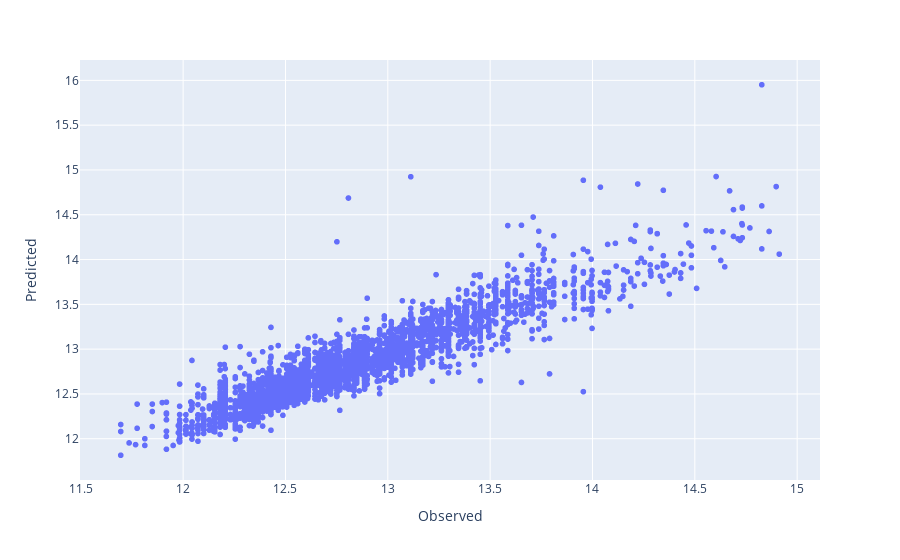

This figure's notebook cell:
### Code cell
mlp_enet = MLpipeline(df_ads)

parametersGrid = {"estimator__alpha": [0.001,0.01, 0.1,0.5,0.9,1],
                  "estimator__l1_ratio": [0.01, 0.1, 0.3, 0.5, 0.7, 0.9]}

mlp_enet.set_estimator(ElasticNet(max_iter=10000), 
                         parametersGrid, xlist,
                         numeric_features, categorical_features)
mlp_enet.run()

### Figure 1 — Plotly figure (JSON) as saved in the notebook; plotly's stock layout.template omitted (floating-point values rounded to 4 significant figures; data arrays with more than 128 entries replaced by an {"elided": "..."} marker saying what was removed)
{"data": [{"hoverlabel": {"namelength": 0}, "hovertemplate": "Observed=%{x}<br>Predicted=%{y}", "legendgroup": "", "marker": {"color": "#636efa", "symbol": "circle"}, "mode": "markers", "name": "", "showlegend": false, "type": "scattergl", "x": {"elided": "3200 float values"}, "xaxis": "x", "y": {"elided": "3200 float values"}, "yaxis": "y"}], "layout": {"legend": {"tracegroupgap": 0}, "margin": {"t": 60}, "xaxis": {"anchor": "y", "domain": [0, 1], "title": {"text": "Observed"}}, "yaxis": {"anchor": "x", "domain": [0, 1], "title": {"text": "Predicted"}}}}
